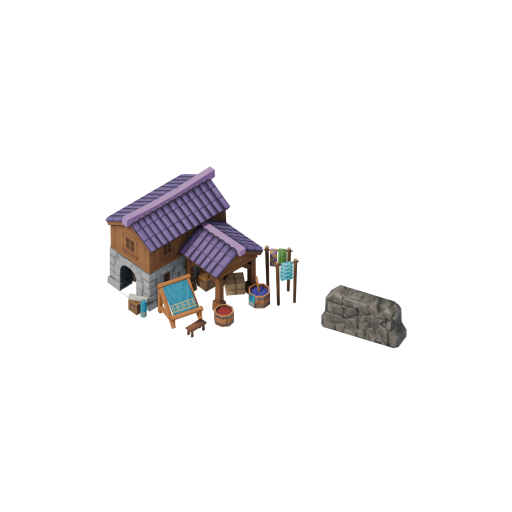
#> input picture Civ Supply Chains/Assets/CSC_TAILORS_Textile_Workshop_SV_Input.png, 1024 x 1024 px (shown at 1/2 size)
$ python normalize_imagegen_service_icon.py '../../../../Civ Supply Chains/Assets/CSC_TAILORS_Textile_Workshop_SV_Input.png' out.png
#> lines starting #> are read from the running program, lines starting #| are printed output that depends on the picture; after the words box and inside, x2 and y2 are one past the last pixel; in counts of white or black regions, pixels touching at a corner belong together
"""Normalize an ImageGen service-icon draft into a CSC atlas-ready PNG."""
from __future__ import annotations

import argparse
from pathlib import Path

import numpy as np
from PIL import Image, ImageFilter


def _bbox(mask: np.ndarray) -> tuple[int, int, int, int] | None:
    ys, xs = np.where(mask)
    if not len(xs):
        return None
    return int(xs.min()), int(ys.min()), int(xs.max()) + 1, int(ys.max()) + 1


def _keep_major_components(mask: np.ndarray, relative_area: float = 0.02) -> np.ndarray:
    """Remove small disconnected ImageGen fragments from a binary mask."""
    height, width = mask.shape
    seen = np.zeros_like(mask, dtype=bool)
    components: list[list[tuple[int, int]]] = []
    for start_y, start_x in zip(*np.where(mask & ~seen)):
        if seen[start_y, start_x]:
            continue
        stack = [(int(start_y), int(start_x))]
        seen[start_y, start_x] = True
        points: list[tuple[int, int]] = []
        while stack:
            y, x = stack.pop()
            points.append((y, x))
            for ny in range(max(0, y - 1), min(height, y + 2)):
                for nx in range(max(0, x - 1), min(width, x + 2)):
                    if mask[ny, nx] and not seen[ny, nx]:
                        seen[ny, nx] = True
                        stack.append((ny, nx))
        components.append(points)
    if not components:
        return mask
    largest = max(len(points) for points in components)
    minimum = max(32, round(largest * relative_area))
    kept = np.zeros_like(mask, dtype=bool)
    for points in components:
        if len(points) >= minimum:
            ys, xs = zip(*points)
            kept[np.asarray(ys), np.asarray(xs)] = True
    return kept


def normalize(input_path: Path, output_path: Path, extent: int = 179, separation: int = 8) -> Path:
#> called with extent = 179, separation = 8
    image = Image.open(input_path).convert("RGBA")
#> image is the input picture: PIL image 1024x1024 RGBA; mean R, G, B, A 9, 8, 8.4, 20.4
    rgba = np.asarray(image, dtype=np.uint8)
    rgb = rgba[:, :, :3].astype(np.float32)
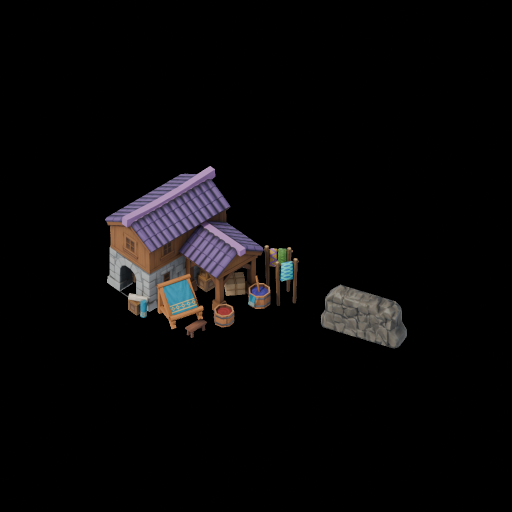
#> rgb: shape (1024, 1024, 3) float32 (shown at 1/2 size); mean R, G, B 9, 8, 8.4
    src_alpha = rgba[:, :, 3]
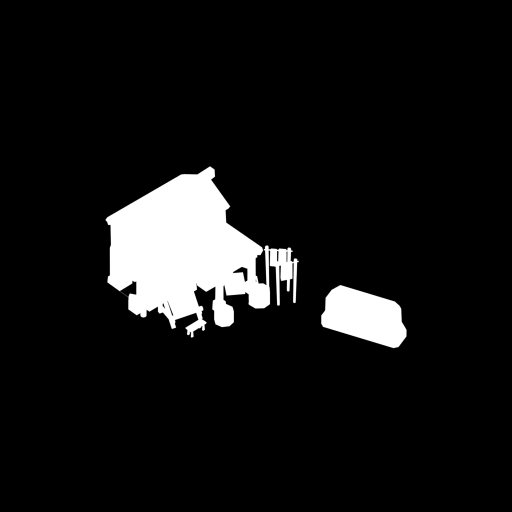
#> src_alpha: shape (1024, 1024) (shown at 1/2 size); min 0, max 255, mean 20.4
    luminance = 0.2126 * rgb[:, :, 0] + 0.7152 * rgb[:, :, 1] + 0.0722 * rgb[:, :, 2]
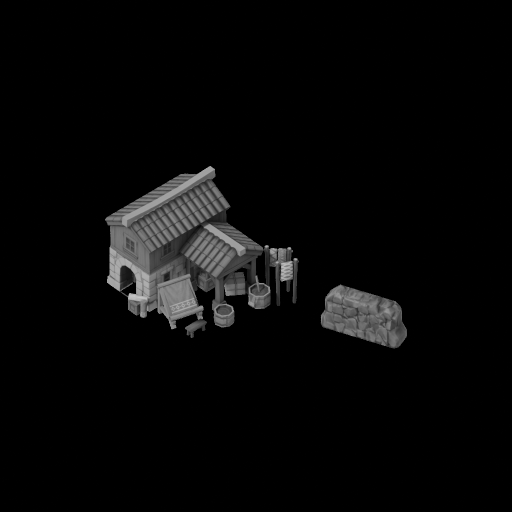
#> luminance: shape (1024, 1024) float32 (shown at 1/2 size); min 0, max 198.4, mean 8.2

    # ImageGen sometimes encodes transparent/reference noise as dark RGB with
    # nonzero alpha. Keep the intended pale pictogram pixels only.
    foreground = _keep_major_components((src_alpha >= 24) & (luminance >= 160), 0.005)
#> the loop in _keep_major_components, `for start_y, start_x in zip(*np.where(mask & ~seen)):` made 4629 passes
#> (start_y, start_x) on passes 1 to 3: (333, 418), (333, 419), (334, 418)
#> after the loop in _keep_major_components, `for start_y, start_x in zip(*np.where(mask & ~seen)):`:
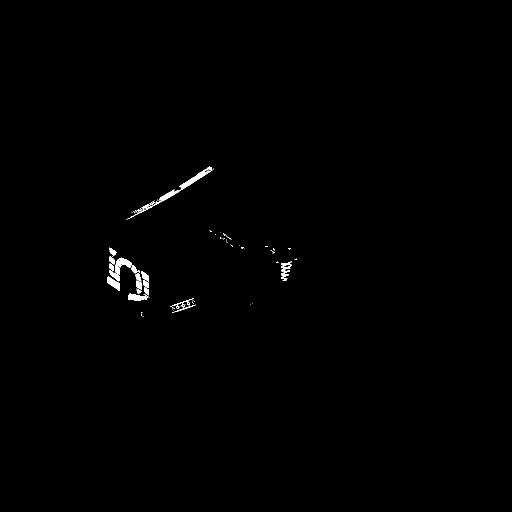
#> seen: shape (1024, 1024) bool (shown at 1/2 size); 0.44% white; 73 white regions (52 under 20 px), largest, box (x1, y1, x2, y2) and area: (261, 333, 425, 436) 1195, (230, 515, 264, 550) 512, (256, 587, 299, 602) 382
#> after the loop in _keep_major_components, `for start_y, start_x in zip(*np.where(mask & ~seen)):`: components = 73 items
#> in _keep_major_components, `largest = max(len(points) for points in components)`: largest = 1195
#> in _keep_major_components, `minimum = max(32, round(largest * relative_area))`: minimum = 32
#> the loop in _keep_major_components, `for points in components:` made 73 passes
#> points on passes 2, 3, 4, 5, 6, 8, 9, 10, 11, 12, 13: [(337, 426), (338, 427)], [(398, 315)], [(401, 309)], [(401, 315)], [(415, 282), (416, 281), (416, 280)], [(418, 283), (419, 283), (420, 283)], [(421, 270), (422, 270), (422, 269), (421, 271)], [(423, 266), (424, 265), (423, 267)], [(423, 272), (424, 272), (424, 271), (423, 273), (424, 274)], [(425, 263)], [(425, 268), (426, 269), (425, 269)]
    primary_seed = _keep_major_components(foreground & (src_alpha >= 235))
#> call 2 of _keep_major_components, with relative_area = 0.02
#> the loop in _keep_major_components (call 2), `for start_y, start_x in zip(*np.where(mask & ~seen)):` made 4229 passes
#> (start_y, start_x) on passes 1 to 3: (334, 418), (334, 419), (334, 420)
#> after the loop in _keep_major_components (call 2), `for start_y, start_x in zip(*np.where(mask & ~seen)):`:
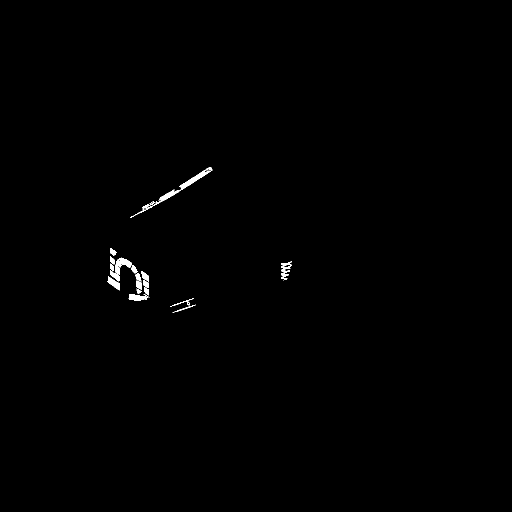
#> seen: shape (1024, 1024) bool (shown at 1/2 size); 0.4% white; 20 white regions (1 under 20 px), largest, box (x1, y1, x2, y2) and area: (261, 334, 425, 436) 1176, (230, 515, 264, 550) 512, (257, 588, 299, 602) 357
#> after the loop in _keep_major_components (call 2), `for start_y, start_x in zip(*np.where(mask & ~seen)):`: components = 20 items
#> in _keep_major_components (call 2), `largest = max(len(points) for points in components)`: largest = 1176
#> the loop in _keep_major_components (call 2), `for points in components:` made 20 passes
#> points on pass 14: [(560, 567)]
    primary_region = np.asarray(
        Image.fromarray(primary_seed.astype(np.uint8) * 255, "L").filter(ImageFilter.MaxFilter(11))
    ) > 0
#> primary_region: shape (1024, 1024) bool; 1.3% white; 4 white regions, box (x1, y1, x2, y2) and area: (210, 491, 304, 607) 6096, (256, 329, 430, 441) 4192, (335, 591, 397, 631) 1615, (557, 518, 589, 565) 1252

    primary = foreground & primary_region
    secondary = foreground & ~primary_region
#> secondary: shape (1024, 1024) bool; every value is 0
    # Close only tiny generation pinholes without filling intentional icon
    # cutouts such as the anchor eye and clipboard slots.
    primary_img = Image.fromarray(primary.astype(np.uint8) * 255, "L")
    secondary_img = Image.fromarray(secondary.astype(np.uint8) * 255, "L")
    primary_img = primary_img.filter(ImageFilter.MaxFilter(5)).filter(ImageFilter.MinFilter(5))
#> primary_img: PIL image 1024x1024 L; 0.52% white; 4 white regions, box (x1, y1, x2, y2) and area: (214, 495, 299, 602) 3256, (261, 333, 425, 436) 1402, (562, 523, 584, 562) 556, (340, 596, 392, 626) 233
    secondary_img = secondary_img.filter(ImageFilter.MaxFilter(5)).filter(ImageFilter.MinFilter(5))
    primary = np.asarray(primary_img) > 0
    secondary = np.asarray(secondary_img) > 0

    alpha = np.zeros(src_alpha.shape, dtype=np.uint8)
    alpha[secondary] = 204  # 80 percent
    alpha[primary] = 255
    box = _bbox(alpha > 0)
    if box is None:
        raise ValueError(f"No usable pictogram found in {input_path}")

    x0, y0, x1, y1 = box
    symbol_alpha = Image.fromarray(alpha[y0:y1, x0:x1], "L")
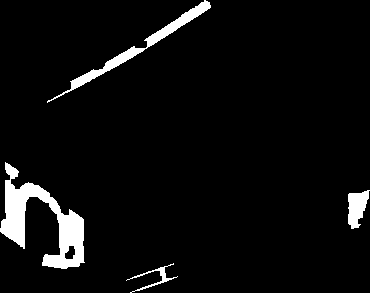
#> symbol_alpha: PIL image 370x293 L; 5% white; 4 white regions, box (x1, y1, x2, y2) and area: (0, 162, 85, 269) 3256, (47, 0, 211, 103) 1402, (348, 190, 370, 229) 556, (126, 263, 178, 293) 233
    scale = extent / max(symbol_alpha.size)
#> scale = 0.484
    size = (max(1, round(symbol_alpha.width * scale)), max(1, round(symbol_alpha.height * scale)))
#> size = (179, 142)
    symbol_alpha = symbol_alpha.resize(size, Image.Resampling.LANCZOS)
#> symbol_alpha: PIL image 179x142 L

    symbol = Image.new("RGBA", size, (255, 255, 255, 0))
    symbol.putalpha(symbol_alpha)
    canvas = Image.new("RGBA", (256, 256), (255, 255, 255, 0))
    canvas.alpha_composite(symbol, ((256 - size[0]) // 2, (256 - size[1]) // 2))
    if separation > 0:
        canvas_alpha = np.asarray(canvas.getchannel("A"), dtype=np.uint8).copy()
        primary_core = canvas_alpha >= 235
#> primary_core: shape (256, 256) bool; 1.5% white; 8 white regions (3 under 20 px), largest, box (x1, y1, x2, y2) and area: (38, 145, 78, 187) 623, (109, 58, 140, 79) 123, (73, 80, 107, 100) 117, (207, 150, 216, 168) 107, (41, 136, 47, 143) 22
        primary_near = np.asarray(
            Image.fromarray(primary_core.astype(np.uint8) * 255, "L").filter(ImageFilter.MaxFilter(5))
        ) > 0
#> primary_near: shape (256, 256) bool; 3.5% white; 4 white regions, box (x1, y1, x2, y2) and area: (36, 134, 80, 189) 1236, (66, 56, 142, 105) 726, (205, 148, 218, 170) 234, (113, 185, 122, 196) 78
        secondary_pixels = (canvas_alpha > 0) & (canvas_alpha <= 225) & ~primary_near
#> secondary_pixels: shape (256, 256) bool; 0.57% white in thin lines or dots, all inside (x1, y1, x2, y2) = (38, 57, 217, 199)
        halo = np.asarray(
            Image.fromarray(primary_near.astype(np.uint8) * 255, "L").filter(
                ImageFilter.MaxFilter(separation * 2 + 1)
            )
        ) > 0
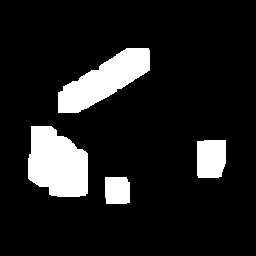
#> halo: shape (256, 256) bool; 12.3% white; 4 white regions, box (x1, y1, x2, y2) and area: (28, 126, 88, 197) 3351, (58, 48, 150, 113) 2984, (197, 140, 226, 178) 1050, (105, 177, 130, 204) 654
        canvas_alpha[secondary_pixels & halo] = 0
#> canvas_alpha: shape (256, 256); min 0, max 255, mean 4.9
        canvas.putalpha(Image.fromarray(canvas_alpha, "L"))
    output_path.parent.mkdir(parents=True, exist_ok=True)
    canvas.save(output_path)
    return output_path


def main() -> None:
    parser = argparse.ArgumentParser(description=__doc__)
    parser.add_argument("input", type=Path)
    parser.add_argument("output", type=Path)
    parser.add_argument("--extent", type=int, default=179)
    parser.add_argument("--separation", type=int, default=8)
    args = parser.parse_args()
    print(normalize(args.input, args.output, args.extent, args.separation))


if __name__ == "__main__":
    main()
